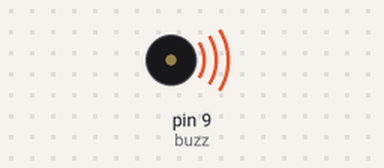
Bench run of a sketch on a simulated Arduino Uno, built with avr-gcc and run on an emulated ATmega328P. Parts: buzzer (waves = sounding).

Above: at 0.5 s.
At 5.0 s:
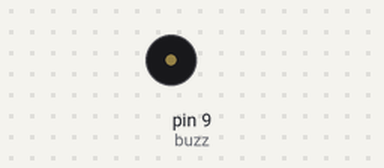
Timing chart, 0 to 7.8 s (numbered marks = the images above):
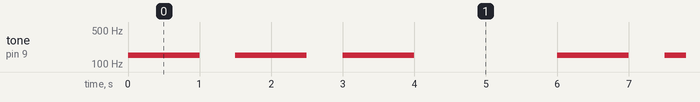

The sketch:

activity_3.ino
```cpp
int buzz = 9;
void setup() {
  // put your setup code here, to run once:
  pinMode(buzz, OUTPUT);
}

void loop() {
  // put your main code here, to run repeatedly:
  tone(buzz, 150);
  delay(1000);
  noTone(buzz);
  delay(500);

  tone(buzz, 150);
  delay(1000);
  noTone(buzz);
  delay(500);

  tone(buzz, 150);
  delay(1000);
  noTone(buzz);
  delay(2000);
}
```

Measured:
- by itself, tone on pin 9 (buzz): repeats every 6.0 s: 2 × (silent 0.50 s, 150 Hz 1.0 s), silent 2.0 s, 150 Hz 1.0 s
